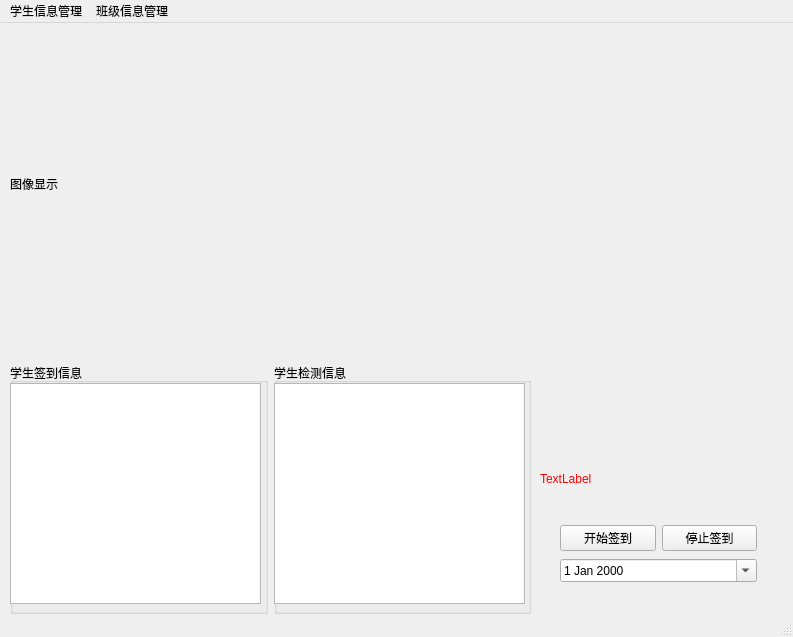
<?xml version="1.0" encoding="UTF-8"?>
<ui version="4.0">
 <class>MainWindow</class>
 <widget class="QMainWindow" name="MainWindow">
  <property name="geometry">
   <rect>
    <x>0</x>
    <y>0</y>
    <width>793</width>
    <height>637</height>
   </rect>
  </property>
  <property name="windowTitle">
   <string>MainWindow</string>
  </property>
  <widget class="QWidget" name="centralwidget">
   <widget class="QLabel" name="label">
    <property name="geometry">
     <rect>
      <x>10</x>
      <y>10</y>
      <width>771</width>
      <height>301</height>
     </rect>
    </property>
    <property name="text">
     <string>图像显示</string>
    </property>
   </widget>
   <widget class="QWidget" name="layoutWidget">
    <property name="geometry">
     <rect>
      <x>10</x>
      <y>340</y>
      <width>521</width>
      <height>251</height>
     </rect>
    </property>
    <layout class="QHBoxLayout" name="horizontalLayout_2">
     <item>
      <widget class="QGroupBox" name="groupBox">
       <property name="title">
        <string>学生签到信息</string>
       </property>
       <widget class="QPlainTextEdit" name="plainTextEdit">
        <property name="geometry">
         <rect>
          <x>0</x>
          <y>20</y>
          <width>251</width>
          <height>221</height>
         </rect>
        </property>
       </widget>
      </widget>
     </item>
     <item>
      <widget class="QGroupBox" name="groupBox_2">
       <property name="title">
        <string>学生检测信息</string>
       </property>
       <widget class="QPlainTextEdit" name="plainTextEdit_2">
        <property name="geometry">
         <rect>
          <x>0</x>
          <y>20</y>
          <width>251</width>
          <height>221</height>
         </rect>
        </property>
       </widget>
      </widget>
     </item>
    </layout>
   </widget>
   <widget class="QWidget" name="layoutWidget">
    <property name="geometry">
     <rect>
      <x>560</x>
      <y>500</y>
      <width>197</width>
      <height>63</height>
     </rect>
    </property>
    <layout class="QVBoxLayout" name="verticalLayout">
     <item>
      <layout class="QHBoxLayout" name="horizontalLayout">
       <item>
        <widget class="QPushButton" name="pushButton">
         <property name="text">
          <string>开始签到</string>
         </property>
        </widget>
       </item>
       <item>
        <widget class="QPushButton" name="pushButton_2">
         <property name="text">
          <string>停止签到</string>
         </property>
        </widget>
       </item>
      </layout>
     </item>
     <item>
      <widget class="QDateEdit" name="dateEdit">
       <property name="calendarPopup">
        <bool>true</bool>
       </property>
      </widget>
     </item>
    </layout>
   </widget>
   <widget class="QLabel" name="label_2">
    <property name="geometry">
     <rect>
      <x>540</x>
      <y>420</y>
      <width>251</width>
      <height>71</height>
     </rect>
    </property>
    <property name="styleSheet">
     <string notr="true">color:rgb(255, 0, 0)</string>
    </property>
    <property name="text">
     <string>TextLabel</string>
    </property>
   </widget>
  </widget>
  <widget class="QMenuBar" name="menubar">
   <property name="geometry">
    <rect>
     <x>0</x>
     <y>0</y>
     <width>793</width>
     <height>26</height>
    </rect>
   </property>
   <widget class="QMenu" name="menu">
    <property name="title">
     <string>班级信息管理</string>
    </property>
    <addaction name="actionaddclass"/>
    <addaction name="actiondelclass"/>
    <addaction name="actionfindclass"/>
   </widget>
   <widget class="QMenu" name="menu_2">
    <property name="title">
     <string>学生信息管理</string>
    </property>
    <addaction name="actionaddStu"/>
    <addaction name="actiondelStu"/>
    <addaction name="actionfindStu"/>
   </widget>
   <addaction name="menu_2"/>
   <addaction name="menu"/>
  </widget>
  <widget class="QStatusBar" name="statusbar"/>
  <action name="actionaddclass">
   <property name="text">
    <string>添加班级</string>
   </property>
  </action>
  <action name="actiondelclass">
   <property name="text">
    <string>删除班级</string>
   </property>
  </action>
  <action name="actionfindclass">
   <property name="text">
    <string>班级查找</string>
   </property>
  </action>
  <action name="actionaddStu">
   <property name="text">
    <string>增加学生</string>
   </property>
  </action>
  <action name="actiondelStu">
   <property name="text">
    <string>删除学生</string>
   </property>
  </action>
  <action name="actionfindStu">
   <property name="text">
    <string>学生查找</string>
   </property>
  </action>
 </widget>
 <resources/>
 <connections/>
</ui>
